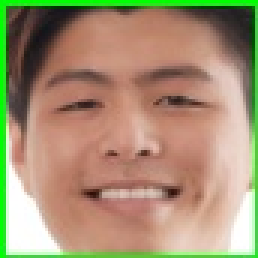
#> input picture Face_Regconition/HaarCascade/face_0.jpg, 86 x 86 px, given in place of the camera (shown 3 times larger)
$ python haar_detec_live.py
#> lines starting #> are read from the running program, lines starting #| are printed output that depends on the picture; after the words box and inside, x2 and y2 are one past the last pixel; in counts of white or black regions, pixels touching at a corner belong together
#> further down, frame is the input picture: shape (86, 86, 3); mean B, G, R 115, 145.8, 166
from __future__ import print_function
import cv2 as cv

def detectAndDisplay(frame):
    # Chuyển đổi sang ảnh xám
    frame_gray = cv.cvtColor(frame, cv.COLOR_BGR2GRAY)
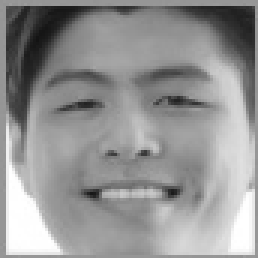
#> frame_gray: shape (86, 86) (shown 3 times larger); min 19, max 255, mean 148.3
    frame_gray = cv.equalizeHist(frame_gray)
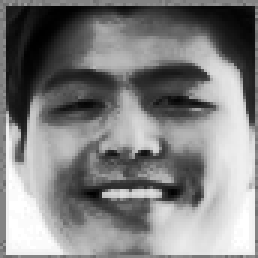
#> frame_gray: shape (86, 86) (shown 3 times larger); min 0, max 255, mean 128.8

    # Phát hiện khuôn mặt
    faces = face_cascade.detectMultiScale(frame_gray, scaleFactor=1.05, minNeighbors=5)
#> faces = [[6, 5, 73, 73]]

    # Vẽ hình vuông màu xanh lá cây quanh khuôn mặt
    for (x, y, w, h) in faces:
        cv.rectangle(frame, (x, y), (x + w, y + h), (0, 255, 0), 4)
#> this loop made 1 pass
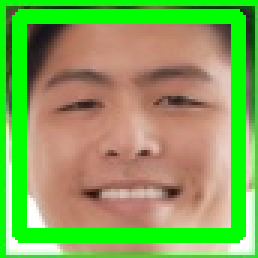
#> frame: shape (86, 86, 3) (shown 3 times larger); 19.58% of pixels changed, all inside (x1, y1, x2, y2) = (4, 3, 82, 81)

    # Hiển thị khung hình
    cv.imshow('Live Face Detection', frame)

# Tải bộ phân loại khuôn mặt từ tệp XML
face_cascade = cv.CascadeClassifier('haarcascade_frontalface_default.xml')

# Kiểm tra xem tệp XML có tải thành công không
if not face_cascade.load('./haarcascade_frontalface_default.xml'):
    print('--(!)Error loading face cascade')
    exit(0)

# Mở camera (0 là camera mặc định)
cap = cv.VideoCapture(0)
if not cap.isOpened():
    print('--(!)Error opening video capture')
    exit(0)

# Vòng lặp để xử lý video trực tiếp
while True:
    # Đọc từng khung hình từ camera
    ret, frame = cap.read()
    if not ret:  # Nếu không đọc được khung hình
        print('--(!)No captured frame -- Break!')
        break

    # Gọi hàm phát hiện và hiển thị
    detectAndDisplay(frame)

    # Thoát khi nhấn phím ESC (mã ASCII 27)
    if cv.waitKey(1) == 27:
#> (key Esc is pressed here)
        break

# Giải phóng tài nguyên
cap.release()
cv.destroyAllWindows()

$ run again, on Face_Regconition/HaarCascade/face_1.jpg
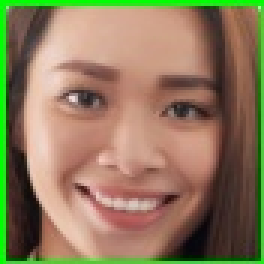
#> input picture Face_Regconition/HaarCascade/face_1.jpg, 88 x 88 px, given in place of the camera (shown 3 times larger)
#> frame is the input picture: shape (88, 88, 3); mean B, G, R 92.2, 122.5, 142.4
#> in detectAndDisplay, `frame_gray = cv.equalizeHist(frame_gray)`:
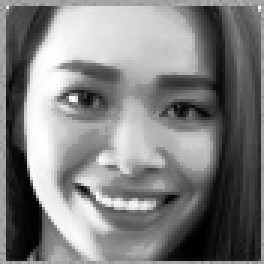
#> frame_gray: shape (88, 88) (shown 3 times larger); min 0, max 255, mean 128.4
#> faces = [[6, 5, 76, 76]]
#> the loop in detectAndDisplay, `for (x, y, w, h) in faces:` made 1 pass
#> after the loop in detectAndDisplay, `for (x, y, w, h) in faces:`:
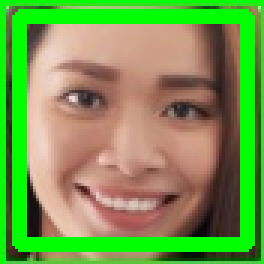
#> frame: shape (88, 88, 3) (shown 3 times larger); 19.47% of pixels changed, all inside (x1, y1, x2, y2) = (4, 3, 85, 84)

$ run again, on Face_Regconition/HaarCascade/face_2.jpg
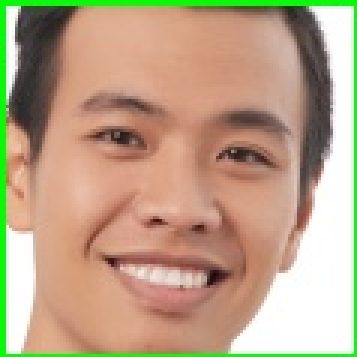
#> input picture Face_Regconition/HaarCascade/face_2.jpg, 119 x 119 px, given in place of the camera (shown 3 times larger)
#> frame is the input picture: shape (119, 119, 3); mean B, G, R 134.7, 163.4, 187.5
#> in detectAndDisplay, `frame_gray = cv.equalizeHist(frame_gray)`:
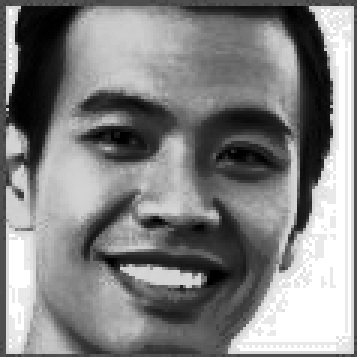
#> frame_gray: shape (119, 119) (shown 3 times larger); min 0, max 255, mean 129.9
#> faces = [[9, 10, 101, 101]]
#> the loop in detectAndDisplay, `for (x, y, w, h) in faces:` made 1 pass
#> after the loop in detectAndDisplay, `for (x, y, w, h) in faces:`:
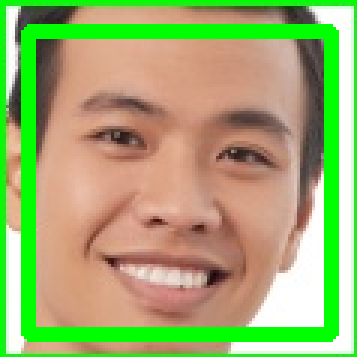
#> frame: shape (119, 119, 3) (shown 3 times larger); 14.18% of pixels changed, all inside (x1, y1, x2, y2) = (7, 8, 113, 114)

$ run again, on Face_Regconition/HaarCascade/face_3.jpg
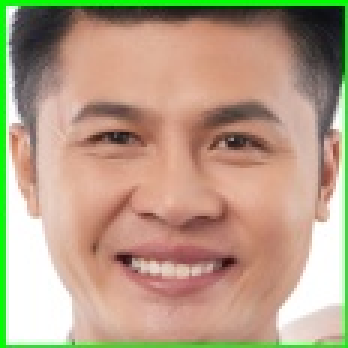
#> input picture Face_Regconition/HaarCascade/face_3.jpg, 116 x 116 px, given in place of the camera (shown 3 times larger)
#> frame is the input picture: shape (116, 116, 3); mean B, G, R 133.6, 159.1, 181.7
#> in detectAndDisplay, `frame_gray = cv.equalizeHist(frame_gray)`:
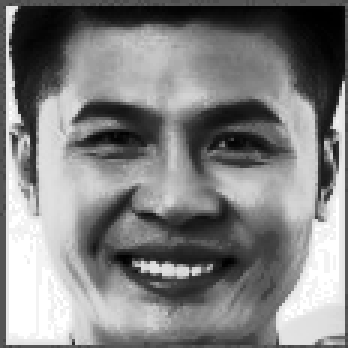
#> frame_gray: shape (116, 116) (shown 3 times larger); min 0, max 255, mean 128.9
#> faces = [[11, 10, 96, 96]]
#> the loop in detectAndDisplay, `for (x, y, w, h) in faces:` made 1 pass
#> after the loop in detectAndDisplay, `for (x, y, w, h) in faces:`:
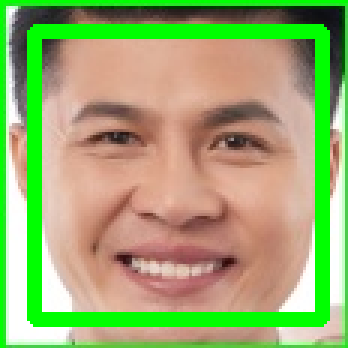
#> frame: shape (116, 116, 3) (shown 3 times larger); 14.18% of pixels changed, all inside (x1, y1, x2, y2) = (9, 8, 110, 109)
